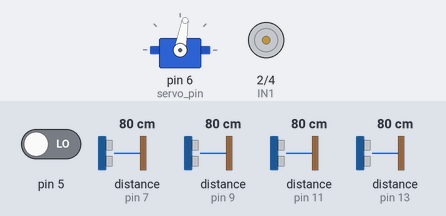
A sketch run on a simulated Arduino Uno, built with avr-gcc and run on an emulated ATmega328P. Parts: servo, motor-driver pin pairs drawn as motors (green arrow = first pin HIGH = forward, orange = second pin HIGH = backward, longer = more drive, scaled by the enable pin). The inputs (shaded band) are chosen by the test bench; at power-on: pin 5 LOW, distance to the obstacle (sensors on pin 11, pin 7, pin 9, pin 13) 80 cm. The echo pulse lasts 58.3 µs per cm. At 9.9 s the program stops and its outputs stay as they are.

Above: at 1.7 s.
1.8 s: pin 5 driven HIGH
At 2.7 s:
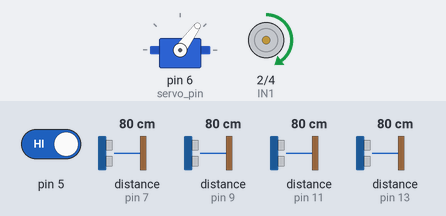
4.8 s: distance to the obstacle (sensor on pin 11) set to 9 cm
At 7.3 s:
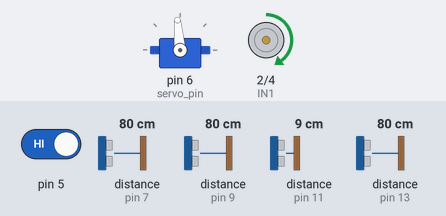
7.6 s: distance to the obstacle (sensor on pin 7) set to 2 cm
At 9.7 s:
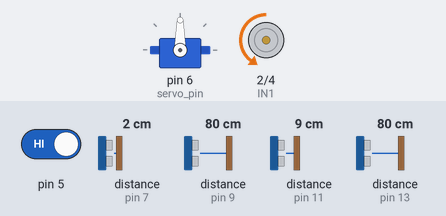
Timing chart, 0 to 11.3 s (numbered marks = the images above; inputs shaded):
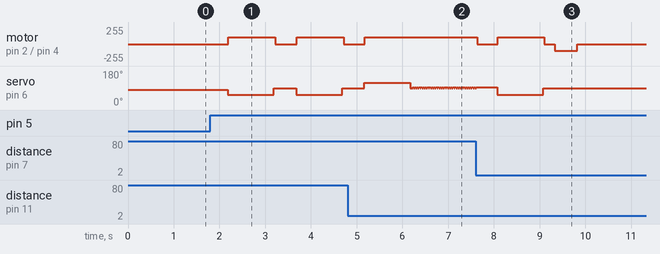

Measured:
- after the input at 1.8 s, motor on pin 2 (IN1) / pin 4 (IN2): alternates forward 100/255 for 1.0 s and stopped for 0.47 s, starting after 0.39 s; servo on pin 6 (servo_pin): alternates 90° for 0.49 s and 54° for 1.0 s, starting after 0.38 s
- after the input at 4.8 s, motor on pin 2 (IN1) / pin 4 (IN2): goes on until 5.2 s, then stays forward 100/255
- after the input at 7.6 s, motor on pin 2 (IN1) / pin 4 (IN2): forward 100/255 → stopped at once, → forward 100/255 0.45 s later, → stopped 1.0 s later, → backward 100/255 0.22 s later, … (5 changes in this stretch)

The sketch:

FI_Olibots_carro_no_nicla.ino
```cpp
#include <Servo.h>
#include <Wire.h>
const int delay_uni = 200;
//I2C:
const int i2c_dir = 8;
const int BUFFER_SIZE = 1; // Tamaño del buffer para almacenar los datos recibidos
int receivedData[BUFFER_SIZE];
bool go = false;

//Ultrasonic pins:
const int ultra_R_echo = 7;
const int ultra_R_trig = 8;

const int ultra_F_echo = 9;
const int ultra_F_trig = 10;

const int ultra_L_echo = 11;
const int ultra_L_trig = 12;

const int ultra_B_echo = 13;
const int ultra_B_trig = 14;

unsigned long time_a, time_b, time_c, time_d;

//Motor pins:
const int IN1 = 2;  //AIN1
const int ENA = 3;  // PWMA
const int IN2 = 4;  //AIN2

//Steering servo pin:
int max_R_angle = 130; //max giro R
int max_L_angle = 60; //max giro L
Servo myservo;
const int servo_pin = 6;


void setup() {
  //Comunication setup:
  Serial.begin(115200);
  Wire.begin(i2c_dir);
  Wire.onReceive(receiveEvent);
  pinMode(5, INPUT);

  //motor pin setup:
  for(int i = 2; i<5; i++){
    pinMode(i, OUTPUT);
  }

  //ultrasonic pins setup:
  for (int i = 7; i < 15; i++){
    if(i % 2 == 0) pinMode(i, OUTPUT);
    else pinMode(i, INPUT);
  }

  //Steering servo setup:
  myservo.attach(servo_pin);
  myservo.write(80);
  delay(500);
}

void loop() {
  while(go == false){
    if(digitalRead(5)) go = true;
    delay(100);
  }

  float dis_F_inicial = medir_distancia('F');
  float dis_R_inicial = medir_distancia('R');
  float dis_L_inicial = medir_distancia('L');
  float dis_B_inicial = medir_distancia('B');

  for(int i=0; i<4; i++){
  acelerar_recto(80, 120);
  auto_giro(100);
  }
  estacionarse(dis_F_inicial, dis_B_inicial);
  delay(500);
  go = false;
}

//Funciones:
void acelerar_recto(float umbral, int v){
  float dis_F_actual = medir_distancia('F');
  float dis_R_actual = medir_distancia('R');
  float dis_L_actual = medir_distancia('L');

  float dis_R_tem, dis_L_tem;

  while(dis_F_actual > umbral){
    digitalWrite(IN1, HIGH);
    digitalWrite(IN2, LOW);
    analogWrite(ENA, v);
    delay(20);
    dis_R_tem = medir_distancia('R');
    dis_L_tem = medir_distancia('L');

    if(dis_R_tem > dis_R_actual){
      myservo.write(95);
      delay(10);
    }
    else if(dis_R_tem < dis_R_actual){
      myservo.write(85);
      delay(10);
    }

    if(dis_L_tem > dis_L_actual){
      myservo.write(85);
      delay(10);
    }
    else if(dis_L_tem < dis_L_actual){
      myservo.write(95);
      delay(10);
    }

    dis_F_actual = medir_distancia('F');

  }
  digitalWrite(IN1, LOW);
  digitalWrite(IN2, LOW);
  delay(delay_uni);
}

void acelerar(int v){
  digitalWrite(IN1, HIGH);
  digitalWrite(IN2, LOW);
  analogWrite(ENA, v);
}

void auto_giro(int v){
  float time = 1000 * (v/100);
  float angle;

  float dis_R_actual = medir_distancia('R');
  delay(5);
  float dis_L_actual = medir_distancia('L');
  delay(5);
  float dis_F_actual = medir_distancia('F');
  delay(5);
  float dis_B_actual = medir_distancia('B');
  delay(5);

  if(dis_R_actual > dis_L_actual){
    float angle = max_R_angle - (max_R_angle * v/time);
    myservo.write(angle);
    delay(10);
  }
  else{
    float angle = max_L_angle - (max_L_angle * v/time);
    myservo.write(angle);
    delay(10);
  }
  acelerar(v);
  delay(time);
  myservo.write(90);
  delay(20);

  float dis_LAT_tem = medir_distancia('R') + medir_distancia('L');
  while(dis_LAT_tem < 120 and dis_LAT_tem > 80){
    myservo.write(90);
    delay(20);
    myservo.write(95);
    delay(20);
    dis_LAT_tem = medir_distancia('R') + medir_distancia('L');
  }

  digitalWrite(IN1, LOW);
  digitalWrite(IN2, LOW);
  delay(delay_uni);
}

void estacionarse(float dis_F, float dis_B){
  float dis_f_tem = dis_F / medir_distancia('F') - 10;
  delay(5);
  float dis_b_tem = dis_B / medir_distancia('B') - 10;
  delay(5);

  while(dis_f_tem < 1.2 and dis_f_tem > 0.8 or dis_b_tem > 1.2 and dis_b_tem < 0.8){
    acelerar(90);
    myservo.write(95);
    delay(20);
    myservo.write(85);
    delay(20);
    dis_f_tem = dis_F / medir_distancia('F') - 10;
    dis_b_tem = dis_B / medir_distancia('B') - 10;
  }
  stop();
}

float medir_distancia(char dir){
  int trig = 0;
  int echo = 0;
  switch(dir){
    case 'F':
      trig = ultra_F_trig;
      echo = ultra_F_echo;
      break;
    case 'R':
      trig = ultra_R_trig;
      echo = ultra_R_echo;
      break;
    case 'L':
      trig = ultra_L_trig;
      echo = ultra_L_echo;
      break;
    case 'B':
      trig = ultra_B_trig;
      echo = ultra_B_echo;
      break;
    default:
      return 0.0;
  }
  digitalWrite(trig, LOW);
  delayMicroseconds(2);
  digitalWrite(trig, HIGH);
  delayMicroseconds(10);
  digitalWrite(trig, LOW);
  long duration = pulseIn(echo, HIGH);
  float distance_cm = duration * 0.034 / 2;
  return distance_cm * 0.95;
}

void receiveEvent(int numBytes) {
  Serial.print("numbytes = ");
  Serial.println(numBytes);
  if(numBytes <= BUFFER_SIZE) { // Asegurarse de que la cantidad de bytes recibidos no exceda el tamaño del buffer
    for(int i = 0; i < numBytes; i++) {
      receivedData[i] = Wire.read(); // Leer los datos recibidos y almacenarlos en el buffer
    }
  }
  else{
    // Si se reciben más datos de los que puede manejar el buffer, descartar los datos adicionales
    while (Wire.available()) {
      Wire.read();
    }
  }

  if(receivedData[0] == 1){
    myservo.write(130);
    }
  else if(receivedData[0] == 0){
    myservo.write(70);
    }

}

void break_car(){
      digitalWrite(IN1, LOW);
      digitalWrite(IN2, HIGH );
      delay(700);
      digitalWrite(IN1, LOW);
      digitalWrite(IN2, LOW);
      delay(100);
}

void stop(){
      digitalWrite(IN1, LOW);
      digitalWrite(IN2, HIGH );
      delay(500);
      digitalWrite(IN1, LOW);
      digitalWrite(IN2, LOW);
      delay(100);
      exit(0);
}

long medir_tiempo(char dir){
  int trig = 0;
  int echo = 0;
  switch(dir){
    case 'F':
      trig = ultra_F_trig;
      echo = ultra_F_echo;
      break;
    case 'R':
      trig = ultra_R_trig;
      echo = ultra_R_echo;
      break;
    case 'L':
      trig = ultra_L_trig;
      echo = ultra_L_echo;
      break;
    case 'B':
      trig = ultra_B_trig;
      echo = ultra_B_echo;
      break;
    default:
      return 0.0;
  }
  digitalWrite(trig, LOW);
  delayMicroseconds(2);
  digitalWrite(trig, HIGH);
  delayMicroseconds(10);
  digitalWrite(trig, LOW);
  long duration = pulseIn(echo, HIGH);
  return duration/2;
}
```
